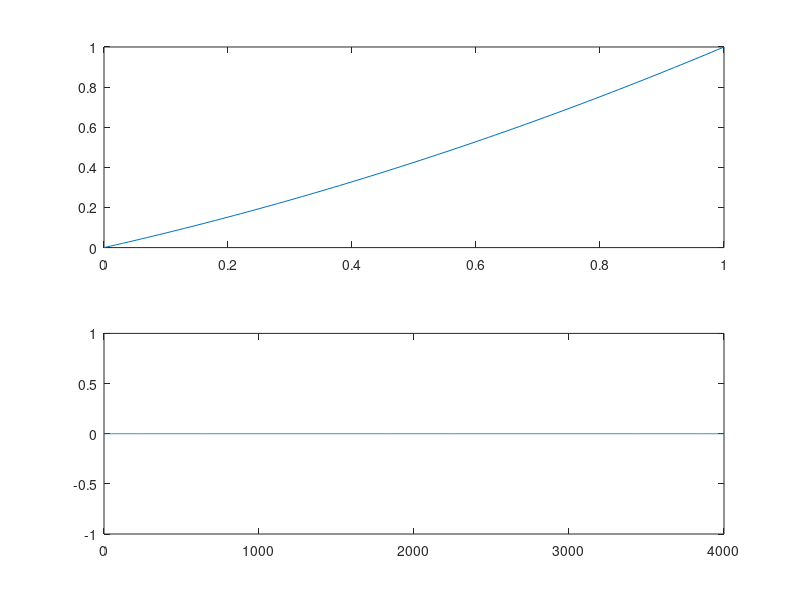

Here is the MATLAB script that generated this plot:
addpath(genpath(pwd));
addpath('/home/lowjunen/StanfordMSL/quadrotor_sim/flight/ros/custom_msgs/matlab_msg_gen_ros1/glnxa64/install/m')
clear; clc;
rehash toolboxcache

%% Load Trajectory Array

data_csv = dir([pwd '/misc/sysID/data/thrust_stand/*']);
data_csv = data_csv(3:end);         % remove . and ..
N = size(data_csv,1);

%% SysID

data_raw = zeros(0,22);
for k = 1:N-1
    if k == 1
        feed = csvread(data_csv(k).name,1,0);
        
        % Noticeable difference between forward and backward of continuous
        % ramp so pick one
%         feed = [feed(1:33,:) ; feed(57:79,:) ; feed(103:125,:)]; % ascend
        feed = [feed(34:56,:) ; feed(80:102,:) ; feed(126:end,:)]; % descend
    else
        feed = csvread(data_csv(k).name,1,0);
    end
    
    data_raw = [data_raw ; feed];
end

idx = find(data_raw(:,13)<=10);
data_raw(idx,:) = [];
idx = find(data_raw(:,10)<=0);
data_raw(idx,:) = [];

rel_pwm = (data_raw(:,2)-1000)./1000;

thrust = data_raw(:,10).*9.81;
thrust_min = min(thrust);
thrust_max = max(thrust);
rel_thrust = thrust./thrust_max;

w = data_raw(:,13);
w_min = min(w);
w_max = max(w);

tau = data_raw(:,9);
b = thrust\tau;

volt = data_raw(:,11);

figure(1)
clf

subplot(2,1,1)
plot(rel_pwm,rel_thrust,'*')
hold on

thr_mdl = 0.3;
x = 0:0.01:1;
y = thr_mdl*x.^2+(1-thr_mdl)*x;
plot(x,y)

subplot(2,1,2)
plot(w,thrust,'*');
hold on
kw = (w.^2)\thrust;
w_test = 0:1:4000;
thrust_test = kw.*w_test.^2;

plot(w_test,thrust_test);